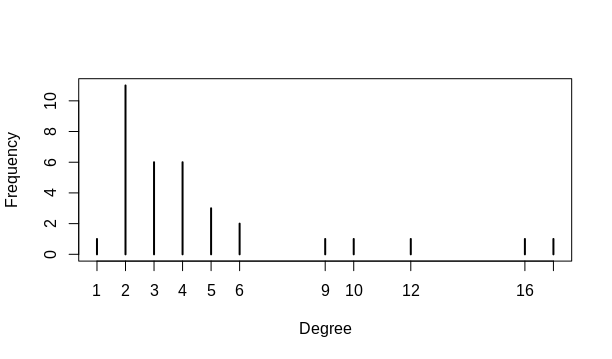

This chart was generated by the following R code:
library(igraph)
G2=read.csv("/home/kapil/desktop/study material notes/6TH SEM/Social Network Analysis/lab/assignment-3/17bcs013(degree_distribution)/real_world_networks/karate.csv")
a=data.frame(G2)
G=graph_from_data_frame(a)
t = table(degree(G))
plot(t , xlab="Degree", ylab="Frequency")
